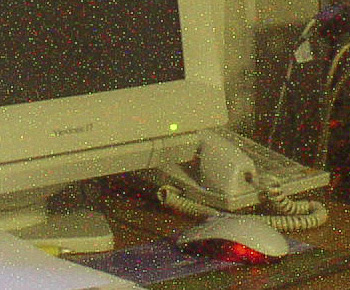
#> input picture image_processing/noise_filter/image.png, 350 x 290 px
$ python main.py   (older library calls are emulated)
#> lines starting #> are read from the running program, lines starting #| are printed output that depends on the picture
import cv2
import numpy as np

from pathlib import Path

BASE_DIR = Path(__file__).parent
img = BASE_DIR.joinpath('image.png')
res = BASE_DIR.joinpath('result')

def apply_filters(image_path, output_dir):
    # Загрузка изображения
    image = cv2.imread(image_path, cv2.IMREAD_COLOR)
#> image is the input picture: shape (290, 350, 3); mean B, G, R 57, 95.9, 109
    if image is None:
        raise FileNotFoundError("Не удалось загрузить изображение.")

    # низкочастотный фильтр
    low_pass = cv2.GaussianBlur(image, (15, 15), 0)
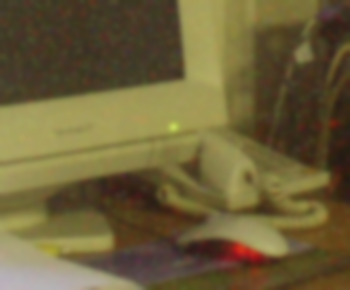
#> low_pass: shape (290, 350, 3); mean B, G, R 57, 95.9, 109
    cv2.imwrite(f'{output_dir}_low_pass.jpg', low_pass)

    # высокочастотный фильтр
    gray_image = cv2.cvtColor(image, cv2.COLOR_BGR2GRAY)
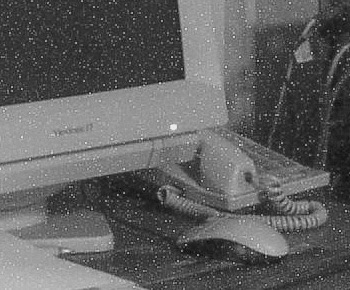
#> gray_image: shape (290, 350); min 7, max 243, mean 95.4
    # применяем Гауссово размытие для уменьшения зернистости
    blurred = cv2.GaussianBlur(gray_image, (5, 5), 0)
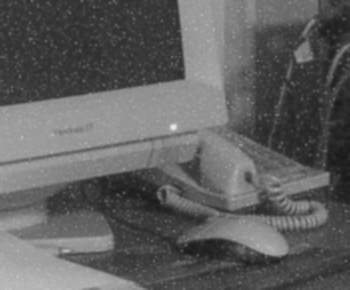
#> blurred: shape (290, 350); min 23, max 233, mean 95.4
    high_pass = cv2.Laplacian(blurred, cv2.CV_64F)
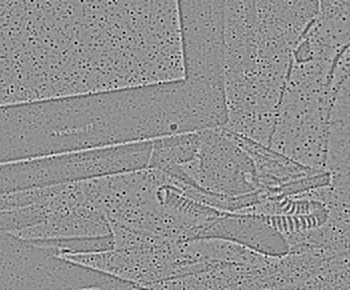
#> high_pass: shape (290, 350) float64; min -48, max 37, mean 0; drawn with min black and max white

    high_pass = cv2.Laplacian(gray_image, cv2.CV_64F)
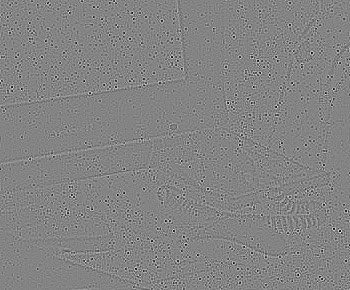
#> high_pass: shape (290, 350) float64; min -323, max 302, mean 0; drawn with min black and max white
    high_pass = cv2.convertScaleAbs(high_pass)
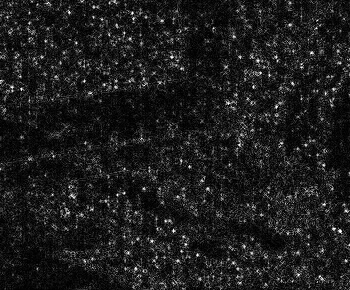
#> high_pass: shape (290, 350); min 0, max 255, mean 28.8
    cv2.imwrite(f'{output_dir}_high_pass.jpg', high_pass)

    # нелинейный медианный фильтр
    median_filtered = cv2.medianBlur(image, 5)
    cv2.imwrite(f'{output_dir}_median_filtered.jpg', median_filtered)


if __name__ == '__main__':
    apply_filters(image_path=img, output_dir=res)
